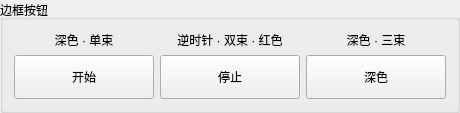
        <widget class="QGroupBox" name="buttonGroup">
         <property name="title">
          <string>边框按钮</string>
         </property>
         <layout class="QGridLayout" name="gridLayout_7">
          <item row="0" column="0">
           <widget class="QLabel" name="buttonStartCaption">
            <property name="text">
             <string>深色 · 单束</string>
            </property>
            <property name="alignment">
             <set>Qt::AlignCenter</set>
            </property>
           </widget>
          </item>
          <item row="0" column="1">
           <widget class="QLabel" name="buttonStopCaption">
            <property name="text">
             <string>逆时针 · 双束 · 红色</string>
            </property>
            <property name="alignment">
             <set>Qt::AlignCenter</set>
            </property>
           </widget>
          </item>
          <item row="0" column="2">
           <widget class="QLabel" name="buttonDarkCaption">
            <property name="text">
             <string>深色 · 三束</string>
            </property>
            <property name="alignment">
             <set>Qt::AlignCenter</set>
            </property>
           </widget>
          </item>
          <item row="1" column="0">
           <widget class="ExBorderBeamButton" name="buttonStart">
            <property name="minimumSize">
             <size>
              <width>140</width>
              <height>44</height>
             </size>
            </property>
            <property name="text">
             <string>开始</string>
            </property>
            <property name="startColor">
             <color>
              <red>96</red>
              <green>205</green>
              <blue>255</blue>
             </color>
            </property>
            <property name="endColor">
             <color>
              <red>165</red>
              <green>229</green>
              <blue>255</blue>
             </color>
            </property>
            <property name="themeMode">
             <enum>ExBorderBeamButton::DarkTheme</enum>
            </property>
           </widget>
          </item>
          <item row="1" column="1">
           <widget class="ExBorderBeamButton" name="buttonStop">
            <property name="minimumSize">
             <size>
              <width>140</width>
              <height>44</height>
             </size>
            </property>
            <property name="text">
             <string>停止</string>
            </property>
            <property name="cornerRadius">
             <double>22.000000000000000</double>
            </property>
            <property name="startColor">
             <color>
              <red>216</red>
              <green>59</green>
              <blue>1</blue>
             </color>
            </property>
            <property name="endColor">
             <color>
              <red>255</red>
              <green>140</green>
              <blue>90</blue>
             </color>
            </property>
            <property name="direction">
             <enum>ExBorderBeamButton::CounterClockwise</enum>
            </property>
            <property name="beamCount">
             <number>2</number>
            </property>
            <property name="themeMode">
             <enum>ExBorderBeamButton::DarkTheme</enum>
            </property>
           </widget>
          </item>
          <item row="1" column="2">
           <widget class="ExBorderBeamButton" name="buttonDark">
            <property name="minimumSize">
             <size>
              <width>140</width>
              <height>44</height>
             </size>
            </property>
            <property name="text">
             <string>深色</string>
            </property>
            <property name="backgroundColor">
             <color>
              <red>32</red>
              <green>32</green>
              <blue>32</blue>
             </color>
            </property>
            <property name="borderColor">
             <color>
              <red>70</red>
              <green>70</green>
              <blue>70</blue>
             </color>
            </property>
            <property name="startColor">
             <color>
              <red>0</red>
              <green>183</green>
              <blue>195</blue>
             </color>
            </property>
            <property name="endColor">
             <color>
              <red>180</red>
              <green>240</green>
              <blue>245</blue>
             </color>
            </property>
            <property name="beamCount">
             <number>3</number>
            </property>
            <property name="themeMode">
             <enum>ExBorderBeamButton::DarkTheme</enum>
            </property>
           </widget>
          </item>
         </layout>
        </widget>
